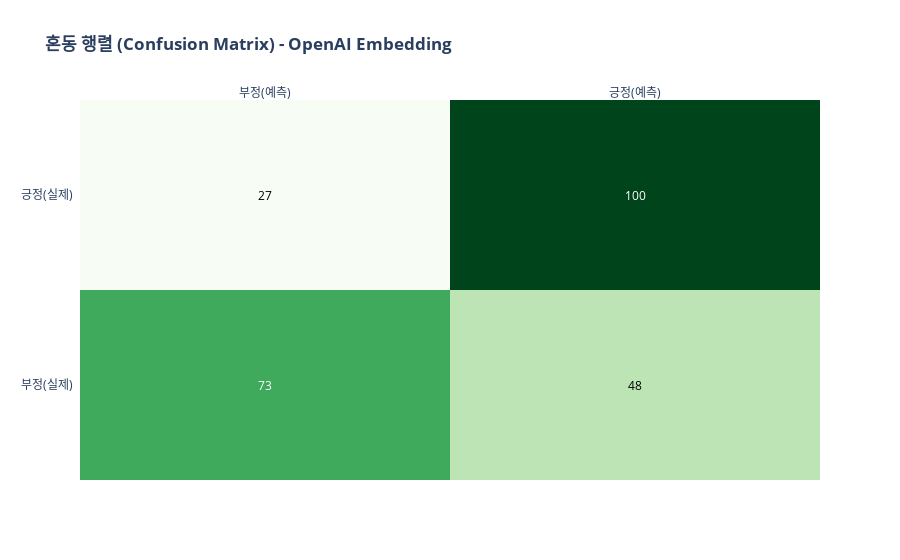

Notebook source saved alongside this figure:
### Code cell
# 4. 혼동 행렬 시각화
conf_matrix_emb = confusion_matrix(y_test_emb, y_pred_emb)
fig_emb = ff.create_annotated_heatmap(
    z=conf_matrix_emb,
    x=['부정(예측)', '긍정(예측)'],
    y=['부정(실제)', '긍정(실제)'],
    colorscale='Greens'
)
fig_emb.update_layout(title_text='<b>혼동 행렬 (Confusion Matrix) - OpenAI Embedding</b>')
fig_emb.show()

### Figure 1 — Plotly figure (JSON) as saved in the notebook; plotly's stock layout.template omitted (floating-point values rounded to 4 significant figures)
{"data": [{"colorscale": [[0, "rgb(247,252,245)"], [0.125, "rgb(229,245,224)"], [0.25, "rgb(199,233,192)"], [0.375, "rgb(161,217,155)"], [0.5, "rgb(116,196,118)"], [0.625, "rgb(65,171,93)"], [0.75, "rgb(35,139,69)"], [0.875, "rgb(0,109,44)"], [1, "rgb(0,68,27)"]], "reversescale": false, "showscale": false, "type": "heatmap", "x": ["부정(예측)", "긍정(예측)"], "y": ["부정(실제)", "긍정(실제)"], "z": [[73, 48], [27, 100]]}], "layout": {"annotations": [{"font": {"color": "#FFFFFF"}, "showarrow": false, "text": "73", "x": "부정(예측)", "xref": "x", "y": "부정(실제)", "yref": "y"}, {"font": {"color": "#000000"}, "showarrow": false, "text": "48", "x": "긍정(예측)", "xref": "x", "y": "부정(실제)", "yref": "y"}, {"font": {"color": "#000000"}, "showarrow": false, "text": "27", "x": "부정(예측)", "xref": "x", "y": "긍정(실제)", "yref": "y"}, {"font": {"color": "#FFFFFF"}, "showarrow": false, "text": "100", "x": "긍정(예측)", "xref": "x", "y": "긍정(실제)", "yref": "y"}], "title": {"text": "<b>혼동 행렬 (Confusion Matrix) - OpenAI Embedding</b>"}, "xaxis": {"dtick": 1, "gridcolor": "rgb(0, 0, 0)", "side": "top", "ticks": ""}, "yaxis": {"dtick": 1, "ticks": "", "ticksuffix": "  "}}}
